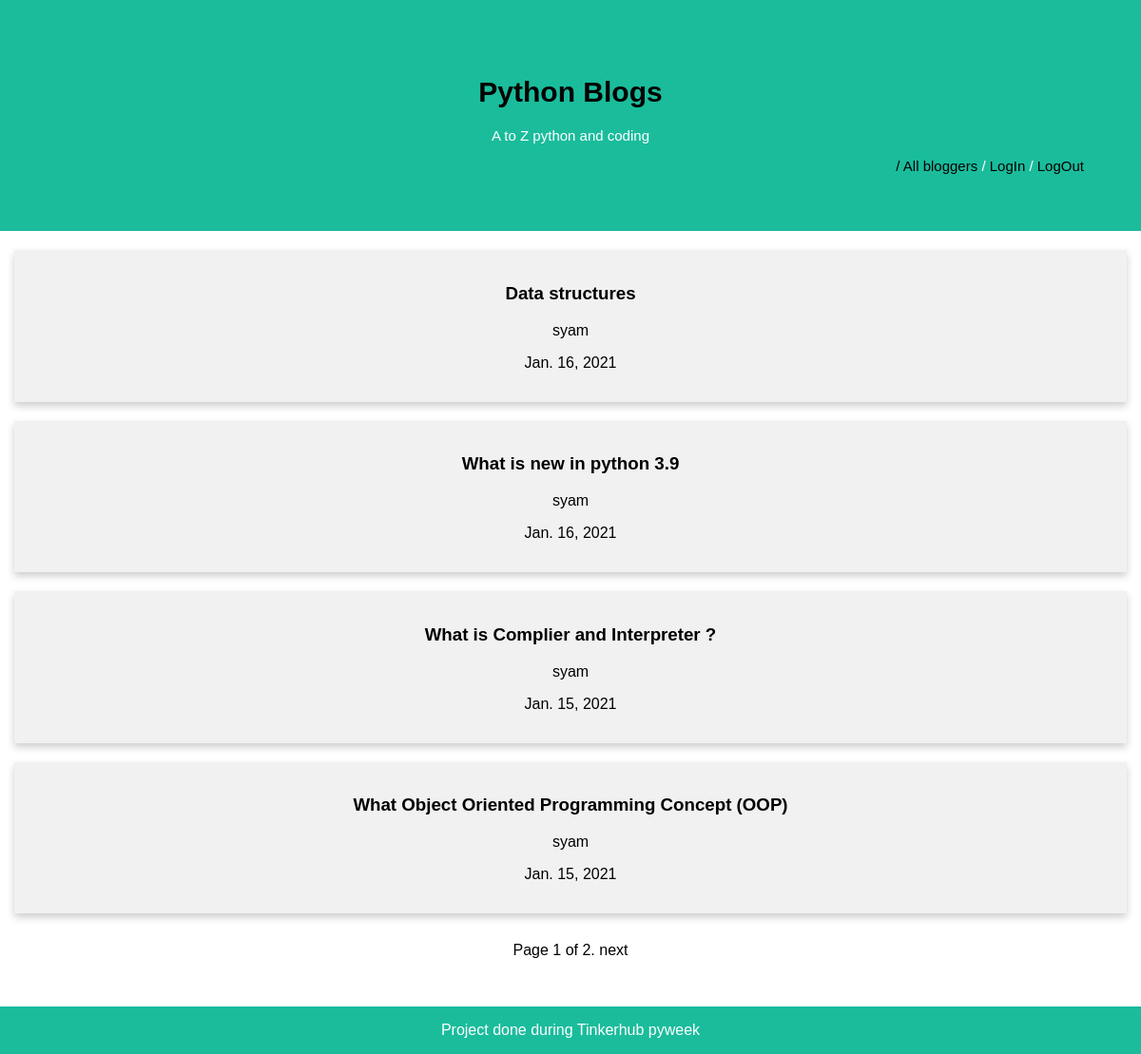
The page / on the database its author committed.
### blog/models.py (models this page shows, shortened)
class Article(models.Model):
    name=models.CharField(max_length=100)
    content=models.CharField(max_length=1500,)
    publishing_date=models.DateField(default=date.today)
    author=models.ForeignKey(Author, on_delete=models.SET_NULL,null=True)
    class Meta:
        ordering=["-publishing_date"]
    def get_absolute_url(self):
         return reverse('blog-view',args=[str(self.id)])

class Author(models.Model):
    user = models.OneToOneField(User, on_delete=models.SET_NULL,null=True)
    class Meta:
        ordering=["user"]
    def __str__(self):
        return self.user.username

### blog/views.py (the view, shortened to what this page needs)
# urls.py: path('', BlogsListView.as_view(), name='blogs_list'),
class BlogsListView(generic.ListView):
    model = Article
    paginate_by = 4
    context_object_name = 'blogs_list'
    queryset = Article.objects.all()[:5]
    template_name = 'index.html'
    def get_queryset(self):
        return Article.objects.all()[:5]

### blog/templates/index.html
{% extends 'base.html' %} {% block content %}
<div class="row">
  {% if blogs_list %} {% for blog in blogs_list %}
  <div class="card">
    <a href="{{ blog.get_absolute_url }}"> <h3>{{ blog.name }}</h3></a>
    <a href="{% url 'author' blog.author.pk %}"><p>{{ blog.author }}</p> </a>
    <p>{{blog.publishing_date}}</p>
  </div>
  {% endfor %} {% else %}
    <p> There blogs available </p>
  {% endif %}
</div>
{% endblock %}

### blog/templates/base.html (shortened to what this page needs)
<!DOCTYPE html>
<html lang="en">
  <head>
    {% load static %}
    <link rel="stylesheet" href="{% static 'css/style.css' %}" />
  </head>
  <body style="margin: 0%">
    <div class="header">
      <a href="{% url 'blogs_list' %}">
        <h1>Python Blogs</h1>
      </a>
      <p>A to Z python and coding</p>
      <div class="signin" style="text-align: end">
        <a href="{% url 'bloggers' %}"> / All bloggers </a>
        /
        <a href="{% url 'login'%}?next={{request.path}}"> LogIn </a>
        /
        <a href="{% url 'logout'%}?next={{request.path}}"> LogOut </a>
      </div>
    </div>
    {% block content %}
    {% endblock %}
    <div class="space" style="height: 10px; ">
    </div>
    {% block pagination %}
    {% if is_paginated %}
        <div class="" style="text-align: center;">
            <span class="">
                <span class="">
                    Page {{ page_obj.number }} of {{ page_obj.paginator.num_pages }}.
                </span>
                {% if page_obj.has_next %}
                    <a href="{{ request.path }}?page={{ page_obj.next_page_number }}">next</a>
                {% endif %}
            </span>
        </div>
    {% endif %}
  {% endblock %}
        <div class="space" style="height: 100px; ">
        </div>
    <div class="footer">
      <p>Project done during Tinkerhub pyweek</p>
    </div>
  </body>
</html>

### blog/static/css/style.css (style rules this page uses)
.header { padding: 60px; text-align: center; background: #1abc9c; color: white; font-size: 15px; }
.footer { position: fixed; left: 0%; bottom: 0%; width: 100%; background-color: #1abc9c; color: white; text-align: center; }
* { box-sizing: border-box; }
body { font-family: Arial, Helvetica, sans-serif; }
.row { margin: 0 -5px; }
a { text-decoration: none; color: black; }
.row::after { content: ""; display: table; clear: both; }
.card { box-shadow: 0 4px 8px 0 rgba(0, 0, 0, 0.2); padding: 16px; text-align: center; background-color: #f1f1f1; margin: 20px; }

### rows shown on the page
Article: name "Data structures", author "syam", publishing_date "Jan. 16, 2021"
Article: name "What is new in python 3.9", author "syam", publishing_date "Jan. 16, 2021"
Article: name "What is Complier and Interpreter ?", author "syam", publishing_date "Jan. 15, 2021"
Article: name "What Object Oriented Programming Concept (OOP)", author "syam", publishing_date "Jan. 15, 2021"

### other values the page prints
{{ page_obj.number }} "1"
{{ page_obj.paginator.num_pages }} "2"
